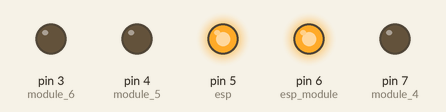
Simulated run of this sketch. Board: Arduino Uno, built with avr-gcc and run on an emulated ATmega328P. On the bench: output pins drawn as LEDs (lit = HIGH).

Above: at 0.1 s.
At 60.1 s:
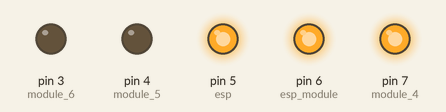
At 120.1 s:
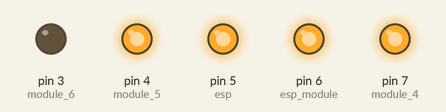
Timing chart, 0 to 121.6 s (numbered marks = the images above):
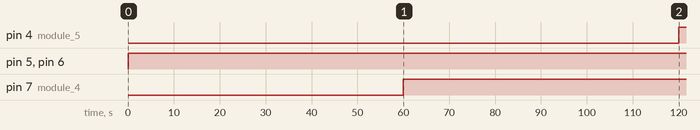

Measured:
- by itself, pin 4 (module_5): LOW → HIGH at 120 s
- by itself, pin 5 (esp), pin 6 (esp_module): LOW → HIGH at 0.00 s
- by itself, pin 7 (module_4): LOW → HIGH at 60.0 s

The sketch:

pulse.ino
```cpp
#define module_4 7

#define module_5 4

#define module_6 3

#define esp_module 6

#define esp 5

#define ON_STATE HIGH
#define OFF_STATE LOW

void setup()
{
  Serial.begin(9600);
  pinMode(module_4, OUTPUT);
  pinMode(module_5, OUTPUT);
  pinMode(module_6, OUTPUT);
  pinMode(esp_module, OUTPUT);
  pinMode(esp, OUTPUT);
}

void loop()
{
  for(int i = 0 ; i < 1000 ; i++)           //this loop will continue 60 seconds(1 minute)
  {
  digitalWrite(esp_module , ON_STATE);
  digitalWrite(esp , ON_STATE);

  digitalWrite(module_4 , OFF_STATE);
  digitalWrite(module_5 , OFF_STATE);
  digitalWrite(module_6 , OFF_STATE);
  delay(60);
  }

  for(int i = 0 ; i < 1000 ; i++)           //this loop will continue 60 seconds(1 minute)
  {
  digitalWrite(esp_module , ON_STATE);
  digitalWrite(esp , ON_STATE);
  digitalWrite(module_4 , ON_STATE);

  digitalWrite(module_5 , OFF_STATE);
  digitalWrite(module_6 , OFF_STATE);
  delay(60);
  }

  for(int i = 0 ; i < 1000 ; i++)           //this loop will continue 60 seconds(1 minute)
  {
  digitalWrite(esp_module , ON_STATE);
  digitalWrite(esp , ON_STATE);
  digitalWrite(module_4 , ON_STATE);
  digitalWrite(module_5 , ON_STATE);

  digitalWrite(module_6 , OFF_STATE);
  delay(60);
  }

  for(int i = 0 ; i < 1000 ; i++)           //this loop will continue 420 seconds(7 minutes)
  {
  digitalWrite(esp , ON_STATE);
  digitalWrite(esp_module , ON_STATE);
  digitalWrite(module_4 , ON_STATE);
  digitalWrite(module_5 , ON_STATE);
  digitalWrite(module_6 , ON_STATE);
  delay(420);
  }

  digitalWrite(esp , OFF_STATE);           //all the circuit boards will be turned off for 20 seconds
  digitalWrite(esp_module , OFF_STATE);
  digitalWrite(module_4 , OFF_STATE);
  digitalWrite(module_5 , OFF_STATE);
  digitalWrite(module_6 , OFF_STATE);
  delay(20000);

}
```
